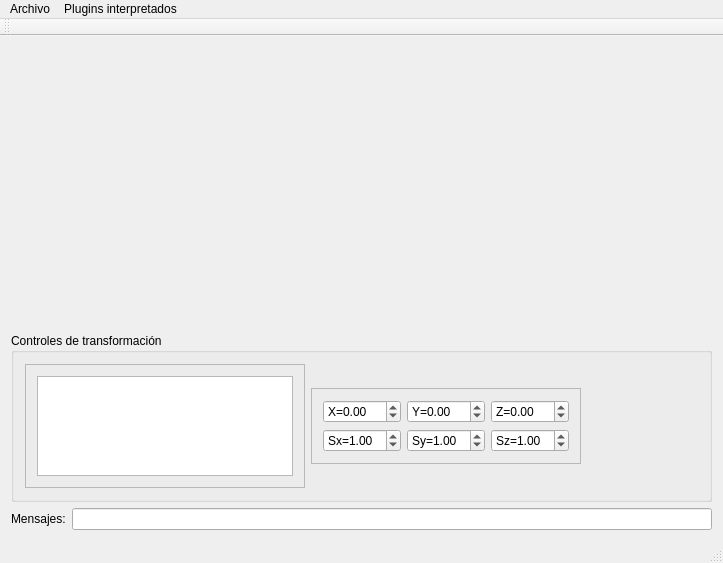
<?xml version="1.0" encoding="UTF-8"?>
<ui version="4.0">
 <class>MainWindow</class>
 <widget class="QMainWindow" name="MainWindow">
  <property name="geometry">
   <rect>
    <x>0</x>
    <y>0</y>
    <width>723</width>
    <height>563</height>
   </rect>
  </property>
  <property name="windowTitle">
   <string>App host de Plugins para Blender y Maya</string>
  </property>
  <widget class="QWidget" name="centralWidget">
   <layout class="QGridLayout" name="gridLayout">
    <item row="2" column="0">
     <widget class="QLabel" name="label">
      <property name="text">
       <string>Mensajes:</string>
      </property>
     </widget>
    </item>
    <item row="0" column="0" colspan="2">
     <widget class="MainWidget" name="glWidget" native="true"/>
    </item>
    <item row="2" column="1">
     <widget class="QLineEdit" name="messages">
      <property name="enabled">
       <bool>true</bool>
      </property>
      <property name="readOnly">
       <bool>true</bool>
      </property>
     </widget>
    </item>
    <item row="1" column="0" colspan="2">
     <widget class="QGroupBox" name="groupBox">
      <property name="sizePolicy">
       <sizepolicy hsizetype="Expanding" vsizetype="Fixed">
        <horstretch>0</horstretch>
        <verstretch>0</verstretch>
       </sizepolicy>
      </property>
      <property name="title">
       <string>Controles de transformación</string>
      </property>
      <layout class="QGridLayout" name="gridLayout_2">
       <item row="0" column="1">
        <widget class="QFrame" name="frame">
         <property name="sizePolicy">
          <sizepolicy hsizetype="Fixed" vsizetype="Fixed">
           <horstretch>0</horstretch>
           <verstretch>0</verstretch>
          </sizepolicy>
         </property>
         <property name="frameShape">
          <enum>QFrame::StyledPanel</enum>
         </property>
         <property name="frameShadow">
          <enum>QFrame::Raised</enum>
         </property>
         <layout class="QGridLayout" name="gridLayout_4">
          <item row="0" column="1">
           <widget class="QDoubleSpinBox" name="py">
            <property name="prefix">
             <string>Y=</string>
            </property>
            <property name="minimum">
             <double>-99.000000000000000</double>
            </property>
           </widget>
          </item>
          <item row="0" column="0">
           <widget class="QDoubleSpinBox" name="px">
            <property name="prefix">
             <string>X=</string>
            </property>
            <property name="minimum">
             <double>-99.000000000000000</double>
            </property>
           </widget>
          </item>
          <item row="0" column="2">
           <widget class="QDoubleSpinBox" name="pz">
            <property name="prefix">
             <string>Z=</string>
            </property>
            <property name="minimum">
             <double>-99.000000000000000</double>
            </property>
           </widget>
          </item>
          <item row="1" column="0">
           <widget class="QDoubleSpinBox" name="sx">
            <property name="prefix">
             <string>Sx=</string>
            </property>
            <property name="value">
             <double>1.000000000000000</double>
            </property>
           </widget>
          </item>
          <item row="1" column="1">
           <widget class="QDoubleSpinBox" name="sy">
            <property name="prefix">
             <string>Sy=</string>
            </property>
            <property name="value">
             <double>1.000000000000000</double>
            </property>
           </widget>
          </item>
          <item row="1" column="2">
           <widget class="QDoubleSpinBox" name="sz">
            <property name="prefix">
             <string>Sz=</string>
            </property>
            <property name="value">
             <double>1.000000000000000</double>
            </property>
           </widget>
          </item>
         </layout>
        </widget>
       </item>
       <item row="0" column="0">
        <widget class="QFrame" name="frame_2">
         <property name="sizePolicy">
          <sizepolicy hsizetype="Fixed" vsizetype="Fixed">
           <horstretch>0</horstretch>
           <verstretch>0</verstretch>
          </sizepolicy>
         </property>
         <property name="frameShape">
          <enum>QFrame::StyledPanel</enum>
         </property>
         <property name="frameShadow">
          <enum>QFrame::Raised</enum>
         </property>
         <layout class="QGridLayout" name="gridLayout_3">
          <item row="0" column="0">
           <widget class="QListWidget" name="listOfgeometries">
            <property name="sizePolicy">
             <sizepolicy hsizetype="Fixed" vsizetype="Fixed">
              <horstretch>0</horstretch>
              <verstretch>0</verstretch>
             </sizepolicy>
            </property>
            <property name="minimumSize">
             <size>
              <width>0</width>
              <height>0</height>
             </size>
            </property>
            <property name="maximumSize">
             <size>
              <width>300</width>
              <height>100</height>
             </size>
            </property>
           </widget>
          </item>
         </layout>
        </widget>
       </item>
       <item row="0" column="2">
        <spacer name="horizontalSpacer">
         <property name="orientation">
          <enum>Qt::Horizontal</enum>
         </property>
         <property name="sizeHint" stdset="0">
          <size>
           <width>40</width>
           <height>20</height>
          </size>
         </property>
        </spacer>
       </item>
      </layout>
     </widget>
    </item>
   </layout>
  </widget>
  <widget class="QMenuBar" name="menuBar">
   <property name="geometry">
    <rect>
     <x>0</x>
     <y>0</y>
     <width>723</width>
     <height>26</height>
    </rect>
   </property>
   <widget class="QMenu" name="menuArchivo">
    <property name="title">
     <string>Archivo</string>
    </property>
    <addaction name="separator"/>
    <addaction name="actionSalir"/>
   </widget>
   <widget class="QMenu" name="menuPlugins_interpretados">
    <property name="title">
     <string>Plugins interpretados</string>
    </property>
    <addaction name="actionBlender"/>
    <addaction name="actionMaya"/>
   </widget>
   <addaction name="menuArchivo"/>
   <addaction name="menuPlugins_interpretados"/>
  </widget>
  <widget class="QToolBar" name="mainToolBar">
   <attribute name="toolBarArea">
    <enum>TopToolBarArea</enum>
   </attribute>
   <attribute name="toolBarBreak">
    <bool>false</bool>
   </attribute>
  </widget>
  <widget class="QStatusBar" name="statusBar"/>
  <action name="actionAbrir">
   <property name="text">
    <string>Abrir</string>
   </property>
  </action>
  <action name="actionSalir">
   <property name="text">
    <string>Salir</string>
   </property>
  </action>
  <action name="actionBlender">
   <property name="text">
    <string>Blender</string>
   </property>
  </action>
  <action name="actionMaya">
   <property name="text">
    <string>Maya</string>
   </property>
  </action>
 </widget>
 <layoutdefault spacing="6" margin="11"/>
 <customwidgets>
  <customwidget>
   <class>MainWidget</class>
   <extends>QWidget</extends>
   <header location="global">mainwidget.h</header>
   <container>1</container>
  </customwidget>
 </customwidgets>
 <resources/>
 <connections>
  <connection>
   <sender>actionSalir</sender>
   <signal>triggered()</signal>
   <receiver>MainWindow</receiver>
   <slot>close()</slot>
   <hints>
    <hint type="sourcelabel">
     <x>-1</x>
     <y>-1</y>
    </hint>
    <hint type="destinationlabel">
     <x>361</x>
     <y>281</y>
    </hint>
   </hints>
  </connection>
 </connections>
</ui>
